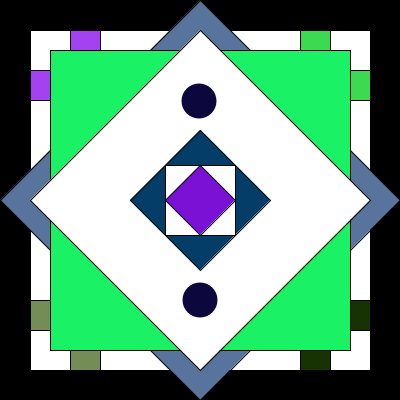
Frame 1 (no input)
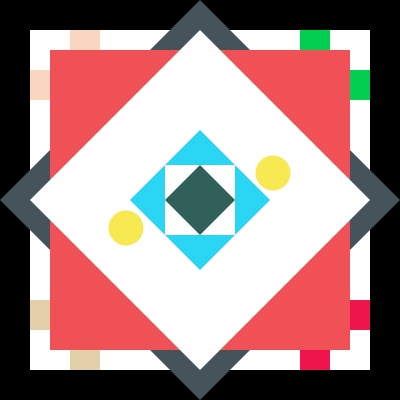
Frame 60 (the mouse pressed at the canvas centre just before this capture)
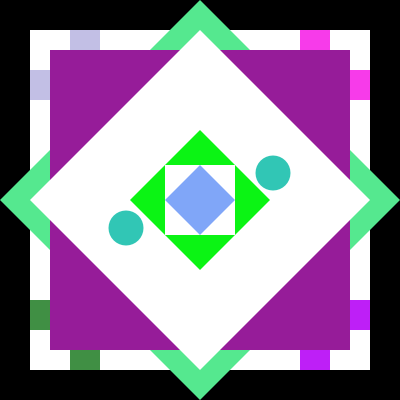
Frame 120 (the mouse held since frame 60 and released just before this capture)

The Processing sketch that drew these frames (run headless with seeded random() and noise(); from frame 60 on, the mouse is pressed at the canvas centre):

// Processing sketch: processing_186943
// ── processing_186943.pde

float circle_x =200;
float circle_y =100;
float circle_a=200;
float circle_b=300;
int height=400;
int width=400;

void setup() {
  size(400, 400);
}

void draw() {
  background(0);
  fill(255);
  rect(30, 30, 340, 340);

  
  fill(random(255),random(255),random(255));
  rect(30, 30,70, 70);
  fill(255);
  rect(30, 30, 40, 40);
  
  fill(random(255),random(255),random(255));
  rect(300, 30,70, 70);
  fill(255);
  rect(330, 30, 40, 40);
  
  fill(random(255),random(255),random(255));
  rect(30, 300,70, 70);
  fill(255);
  rect(30, 330, 40, 40);
  
  fill(random(255),random(255),random(255));
  rect(300, 300,70, 70);
  fill(255);
  rect(330, 330, 40, 40);
 
  
  fill(random(255),random(255),random(255));
  quad(200,0,0,200,200,400,400,200);
  fill(random(255),random(255),random(255));
  rect(50,50,300,300);
  fill(255);
  quad(200, 30, 30, 200, 200,370,370, 200);
  fill(random(255),random(255),random(255));
  quad(200, 130, 130, 200, 200,270,270, 200);
  fill(255);
  rect(165, 165, 70, 70);
  fill(random(255),random(255),random(255));
  quad(200, 165, 165, 200, 200,235,235, 200);
  fill(random(255),random(255),random(255));
  noStroke();
  circle_x=circle_x-1;
  circle_y=circle_y+1;
  ellipse(circle_x, circle_y, 35, 35);
  ellipse(circle_a,circle_b,35,35);
  circle_a=circle_a+1;
  circle_b=circle_b-1;

//1
if (circle_x<width/2)
if(circle_y<height/2){
circle_x=circle_x-1;
circle_y=circle_y+1;
}

if (circle_a>width/2)
if(circle_b>height/2){
circle_a=circle_a+1;
circle_b=circle_b-1;
}

//2
if (circle_x<width/2)
if(circle_y>height/2){
circle_x=circle_x+4;
  circle_y=circle_y+2;
}  
if (circle_a>width/2)
if(circle_b<height/2){
  circle_a=circle_a-4;
  circle_b=circle_b-2;
}
//3
if (circle_x>width/2)
if(circle_y>height/2){
circle_x=circle_x+4;
  circle_y=circle_y-4;
}  
if (circle_a<width/2)
if(circle_b<height/2){
circle_a=circle_a-4;
circle_b=circle_b+4;


}
//4
if (circle_x>width/2)
if(circle_y<height/2){
  circle_x=circle_x-2;
  circle_y=circle_y-4;
}
if (circle_a<width/2)
if(circle_b>height/2){
circle_a=circle_a+4;
circle_b=circle_b-2;
}
}
//click
  void mousePressed() {
    circle_x =200; 
    circle_y =100;
    circle_a= 200;
    circle_b=300;
    fill(255);
  }
